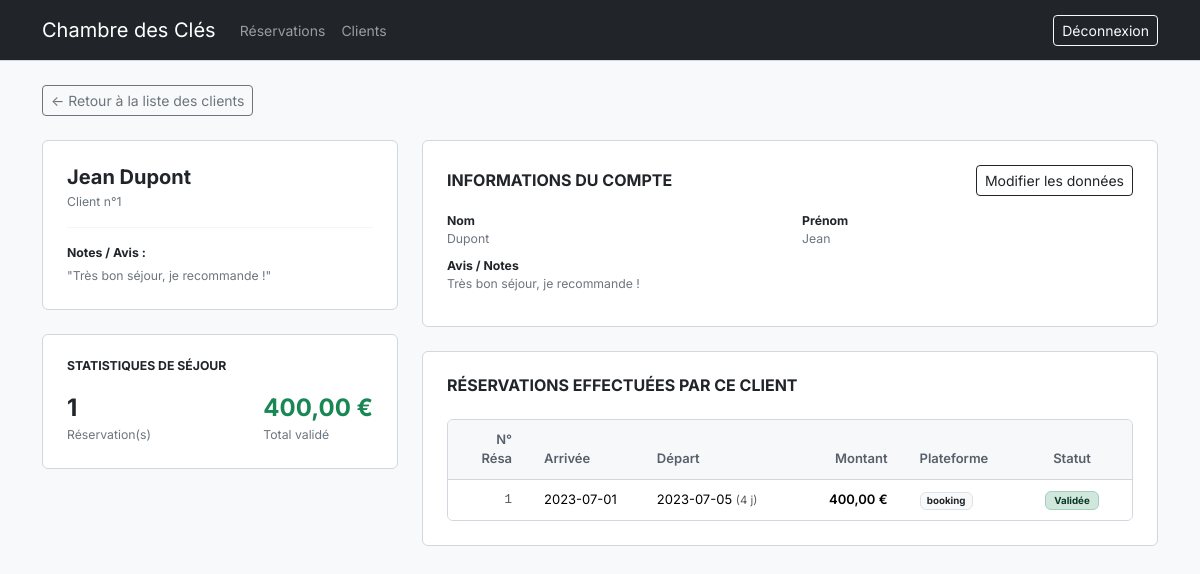
/app/clientDetail.php?id_client=1 (signed in), run on the app's committed database.
### tables this page shows
CREATE TABLE `client` (
  `id_client` int(11) NOT NULL AUTO_INCREMENT,
  `nom` varchar(100) NOT NULL,
  `prenom` varchar(100) NOT NULL,
  `avis` text DEFAULT NULL,
  PRIMARY KEY (`id_client`)
);

CREATE TABLE `reservation` (
  `id_reservation` int(11) NOT NULL AUTO_INCREMENT,
  `id_client` int(11) NOT NULL,
  `date_debut` date NOT NULL,
  `date_fin` date NOT NULL,
  `prix` decimal(10,2) NOT NULL,
  `valide` tinyint(1) NOT NULL DEFAULT 0,
  `plateforme` enum('booking','airbnb','sans plateforme') NOT NULL,
  PRIMARY KEY (`id_reservation`),
  KEY `id_client` (`id_client`),
  CONSTRAINT `reservation_ibfk_1` FOREIGN KEY (`id_client`) REFERENCES `client` (`id_client`) ON DELETE CASCADE
);

### app/utils/clientUtils.php (called while the page is built, shortened)
<?php
function getUser($pdo, $id) {
    $stmt = $pdo->prepare("SELECT id_client, nom, prenom, avis FROM client WHERE id_client = ?");
    $stmt->execute([$id]);
    return $stmt->fetch();
}
?>

### app/utils/reservationUtils.php (called while the page is built, shortened)
<?php
function getReservationsByClient($pdo, $id_client) {
    $stmt = $pdo->prepare("SELECT * FROM reservation WHERE id_client = ?");
    $stmt->execute([$id_client]);
    return $stmt->fetchAll();
}
?>

### app/clientDetail.php (the view, shortened to what this page needs)
<?php
require_once __DIR__ . '/utils/db.php';
require_once __DIR__ . '/utils/clientUtils.php';
require_once __DIR__ . '/utils/reservationUtils.php';
require_once __DIR__ . '/includes/components.php';
$id_client = isset($_GET['id_client']) ? (int)$_GET['id_client'] : null;
$client = null;
$reservations = [];
if ($id_client) {
    $client = getUser($pdo, $id_client);
    if ($client) {
        $reservations = getReservationsByClient($pdo, $id_client);
    }
}
?>
<!DOCTYPE html>
<html lang="fr">
<?php include_once __DIR__ . '/includes/head.php'; ?>
<body class="bg-light">
<?php include_once __DIR__ . '/includes/navbar.php'; ?>
<div class="container">
    <div class="mb-4">
        <a href="index.php?tab=clients" class="btn btn-outline-secondary btn-sm">
            ← Retour à la liste des clients
        </a>
    </div>
    <?php if (!$client): ?>
        <div class="alert alert-warning py-3 text-center border-0 bg-warning-subtle text-warning-emphasis">
            <h4 class="fw-bold mb-2">Client introuvable</h4>
            <p class="mb-0">Le numéro de client spécifié n'existe pas ou a été supprimé.</p>
        </div>
    <?php else: ?>
        <div class="row gy-4">
            <div class="col-lg-4">
                <div class="card p-4 mb-4 border-0" style="border: 1px solid #d0d7de !important; border-radius: 6px; background-color: #ffffff;">
                    <h5 class="fw-bold mb-1">
                        <?= htmlspecialchars($client['prenom'] . ' ' . $client['nom']) ?>
                    </h5>
                    <span class="text-secondary small">Client n°<?= $id_client ?></span>
                    <hr class="my-3" style="border-color: #d0d7de;">
                    <div class="small text-secondary">
                        <strong class="text-dark">Notes / Avis :</strong>
                        <p class="mt-1 mb-0">
                            <?= $client['avis'] ? '"' . htmlspecialchars($client['avis']) . '"' : '— Aucun avis enregistré —' ?>
                        </p>
                    </div>
                </div>
                <div class="card p-4 border-0" style="border: 1px solid #d0d7de !important; border-radius: 6px; background-color: #ffffff;">
                    <h6 class="fw-bold text-dark text-uppercase small mb-3">Statistiques de séjour</h6>
                    <div class="d-flex justify-content-between align-items-center">
                        <div>
                            <div class="fs-4 fw-bold text-dark">
                                <?= count($reservations) ?>
                            </div>
                            <div class="text-secondary small">Réservation(s)</div>
                        </div>
                        <div>
                            <div class="fs-4 fw-bold text-success">
                                <?php
                                $totalPaid = 0;
                                foreach ($reservations as $r) {
                                    if ($r['valide']) {
                                        $totalPaid += $r['prix'];
                                    }
                                }
                                echo number_format($totalPaid, 2, ',', ' ') . ' €';
                                ?>
                            </div>
                            <div class="text-secondary small">Total validé</div>
                        </div>
                    </div>
                </div>
            </div>
            <div class="col-lg-8">
                <div class="card p-4 mb-4 border-0" style="border: 1px solid #d0d7de !important; border-radius: 6px; background-color: #ffffff;">
                    <div class="d-flex justify-content-between align-items-center mb-3">
                        <h2 class="fw-bold text-dark h6 mb-0 text-uppercase">Informations du compte</h2>
                        <button class="btn btn-sm btn-outline-dark" type="button" data-bs-toggle="collapse" data-bs-target="#formModif" aria-expanded="false">
                            Modifier les données
                        </button>
                    </div>
                    <div class="row gy-2 small text-secondary mb-2" id="infoLecture">
                        <div class="col-sm-6"><strong class="text-dark">Nom</strong><br><?= htmlspecialchars($client['nom']) ?></div>
                        <div class="col-sm-6"><strong class="text-dark">Prénom</strong><br><?= htmlspecialchars($client['prenom']) ?></div>
                        <div class="col-12"><strong class="text-dark">Avis / Notes</strong><br><?= htmlspecialchars($client['avis'] ?? '—') ?></div>
                    </div>
                </div>
                <div class="card p-4 border-0" style="border: 1px solid #d0d7de !important; border-radius: 6px; background-color: #ffffff;">
                    <h2 class="fw-bold text-dark h6 mb-4 text-uppercase">Réservations effectuées par ce client</h2>
                    <?php if (empty($reservations)): ?>
                        <div class="text-center py-4 text-secondary">
                            <p class="mb-0">Aucun historique de réservation enregistré pour cet utilisateur.</p>
                        </div>
                    <?php else: ?>
                        <div class="table-container">
                            <table class="table table-hover align-middle small mb-0">
                                <thead>
                                    <tr>
                                        <th class="text-end" style="width: 80px;">N° Résa</th>
                                        <th class="text-start">Arrivée</th>
                                        <th class="text-start">Départ</th>
                                        <th class="text-end" style="width: 120px;">Montant</th>
                                        <th class="text-start">Plateforme</th>
                                        <th class="text-center" style="width: 120px;">Statut</th>
                                    </tr>
                                </thead>
                                <tbody>
                                    <?php foreach ($reservations as $r): ?>
                                    <tr style="cursor: pointer;" onclick="window.location.href='reservationDetail.php?id_reservation=<?= $r['id_reservation'] ?>'">
                                        <td class="text-end font-monospace text-muted"><?= htmlspecialchars($r['id_reservation']) ?></td>
                                        <td class="text-start"><?= htmlspecialchars($r['date_debut']) ?></td>
                                        <td class="text-start">
                                            <?= htmlspecialchars($r['date_fin']) ?>
                                            <?php
                                            $start = new DateTime($r['date_debut']);
                                            $end = new DateTime($r['date_fin']);
                                            $diff = $start->diff($end)->days;
                                            echo '<span class="text-muted small">(' . $diff . ' j)</span>';
                                            ?>
                                        </td>
                                        <td class="text-end fw-semibold">
                                            <?= number_format((float)($r['prix'] ?? 0), 2, ',', ' ') ?> €
                                        </td>
                                        <td class="text-start">
                                            <span class="badge bg-light text-dark border"><?= htmlspecialchars($r['plateforme']) ?></span>
                                        </td>
                                        <td class="text-center">
                                            <?= StatusBadge(['valide' => $r['valide']]) ?>
                                        </td>
                                    </tr>
                                    <?php endforeach; ?>
                                </tbody>
                            </table>
                        </div>
                    <?php endif; ?>
                </div>
            </div>
        </div>
    <?php endif; ?>
</div>
<?php include_once __DIR__ . '/includes/footer.php'; ?>

### app/includes/components.php (shortened to what this page needs)
<?php
function StatusBadge($props) {
    $isValid = (bool)($props['valide'] ?? false);
    $class = $isValid
        ? 'bg-success-subtle text-success-emphasis border border-success-subtle'
        : 'bg-warning-subtle text-warning-emphasis border border-warning-subtle';
    $label = $isValid ? 'Validée' : 'En attente';
    return <<<HTML
    <span class="badge $class px-2 py-1">$label</span>
    HTML;
}

### app/includes/head.php (style rules this page uses)
:root { --font-sans: 'Inter', -apple-system, BlinkMacSystemFont, "Segoe UI", Helvetica, Arial, sans-serif; --bg-main: #f6f8fa; --border-color: #d0d7de; --text-main: #24292f; --text-muted: #57606a; }
body { font-family: var(--font-sans); color: var(--text-main); background-color: var(--bg-main); font-size: 14px; }
.table-container { border: 1px solid var(--border-color); border-radius: 6px; background-color: #ffffff; overflow: hidden; }
.table { margin-bottom: 0; border-collapse: collapse; }
.table th { font-weight: 600; font-size: 13px; color: var(--text-muted); background-color: #f6f8fa !important; border-bottom: 1px solid var(--border-color) !important; padding: 10px 16px; user-select: none; cursor: pointer; }
.table td { padding: 10px 16px; border-bottom: 1px solid var(--border-color); vertical-align: middle; font-size: 13px; }
.table tr:last-child td { border-bottom: none; }

### data on the page
client: prenom+nom "Jean Dupont", avis "Très bon séjour, je recommande !", nom "Dupont", prenom "Jean"
reservation: id_reservation "1", date_debut "2023-07-01", date_fin "2023-07-05", diff "4", prix "400,00", plateforme "booking"

### other printed values
$id_client "1"
count($reservations) "1"
$totalPaid "400,00"
